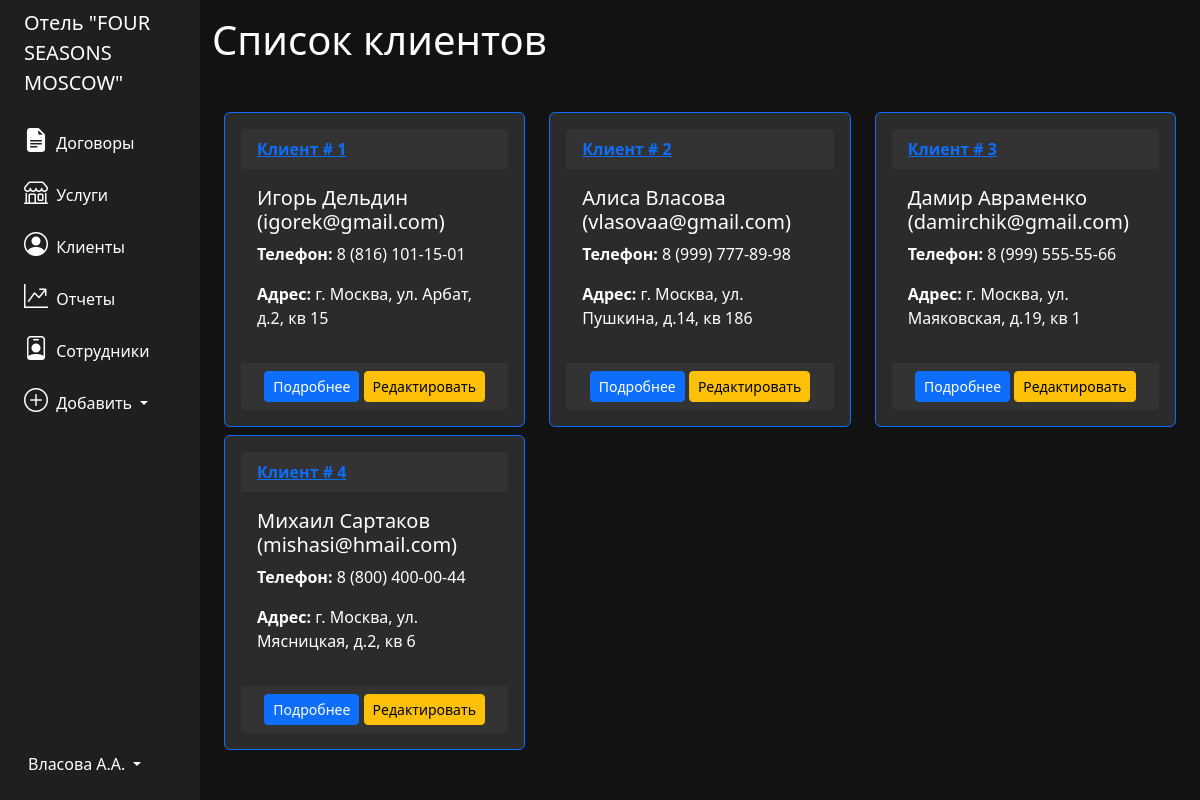
The app's page /clients with its own data.
### tables this page shows
CREATE TABLE "clients" (
    "id_client" INTEGER,
    "name" TEXT NOT NULL,
    "email" TEXT,
    "contact" TEXT,
    "address" TEXT,
    PRIMARY KEY("id_client" AUTOINCREMENT)
);

### app.py (the view)
@app.route('/clients')
def clients():
    conn = get_db_connection()
    pos = conn.execute("SELECT * FROM clients").fetchall()
    conn.close()
    return render_template('clients.html', clients=pos)

### app.py (called while the page is built)
def get_db_connection():
    conn = sqlite3.connect('database.db')
    conn.row_factory = sqlite3.Row
    return conn

### templates/clients.html
{% extends 'base.html' %}
{% block content %}
<h1>{% block title %} Список клиентов {% endblock %}</h1>
<div class="container mt-5 mb-3">
    <div class="row">
        {% for client in clients %}
        <div class="col-md-4">
            <div class="card p-3 mb-2 border-primary">
                <div class="card-header">
                    <a href="{{ url_for('client', client_id=client['id_client']) }}">
                        <b>Клиент # {{ client['id_client'] }}</b>
                    </a>
                </div>
                <div class="card-body">
                    <h5 class="card-title">{{ client['name'] }} ({{ client['email'] }})</h5>
                    <p><strong>Телефон:</strong> {{ client['contact'] }}</p>
                    <p><strong>Адрес:</strong> {{ client['address'] }}</p>
                </div>
                <div class="card-footer text-center">
                    <a href="{{ url_for('client', client_id=client['id_client']) }}" class="btn btn-primary btn-sm">
                        Подробнее
                    </a>
                    <a href="{{ url_for('edit_client', client_id=client['id_client']) }}" class="btn btn-warning btn-sm">
                        Редактировать
                    </a>
                </div>
            </div>
        </div>
        {% endfor %}
    </div>
</div>
{% endblock %}

### templates/base.html (style rules this page uses)
body { background-color: #121212; color: white; }
.card { background-color: #2b2b2b; color: white; border: 1px solid #444; }
.card-header, .card-footer { background-color: #333; }

### records on screen
clients: id_client "1", name "Игорь Дельдин", email "igorek@gmail.com", contact "8 (816) 101-15-01", address "г. Москва, ул. Арбат, д.2, кв 15"
clients: id_client "2", name "Алиса Власова", email "vlasovaa@gmail.com", contact "8 (999) 777-89-98", address "г. Москва, ул. Пушкина, д.14, кв 186"
clients: id_client "3", name "Дамир Авраменко", email "damirchik@gmail.com", contact "8 (999) 555-55-66", address "г. Москва, ул. Маяковская, д.19, кв 1"
clients: id_client "4", name "Михаил Сартаков", email "mishasi@hmail.com", contact "8 (800) 400-00-44", address "г. Москва, ул. Мясницкая, д.2, кв 6"
